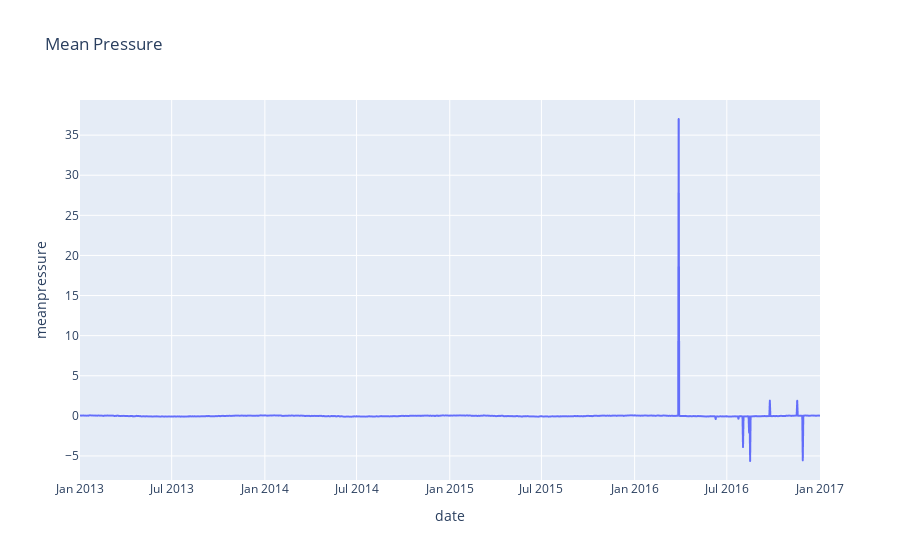

The code cell stored with this chart in its notebook:
### Markdown cell above
We see an outlier present in mean pressure column in the dataframe

### Code cell
fig = px.line(df_scaled, x=df.index, y="meanpressure", title="Mean Pressure")
fig.show()

### Figure 1 — Plotly figure (JSON) as saved in the notebook; plotly's stock layout.template omitted (floating-point values rounded to 4 significant figures; data arrays with more than 128 entries replaced by an {"elided": "..."} marker saying what was removed)
{"data": [{"hovertemplate": "date=%{x}<br>meanpressure=%{y}<extra></extra>", "legendgroup": "", "line": {"color": "#636efa", "dash": "solid"}, "marker": {"symbol": "circle"}, "mode": "lines", "name": "", "showlegend": false, "type": "scattergl", "x": {"elided": "1462 str values"}, "xaxis": "x", "y": {"elided": "1462 float values"}, "yaxis": "y"}], "layout": {"legend": {"tracegroupgap": 0}, "title": {"text": "Mean Pressure"}, "xaxis": {"anchor": "y", "domain": [0, 1], "title": {"text": "date"}}, "yaxis": {"anchor": "x", "domain": [0, 1], "title": {"text": "meanpressure"}}}}
